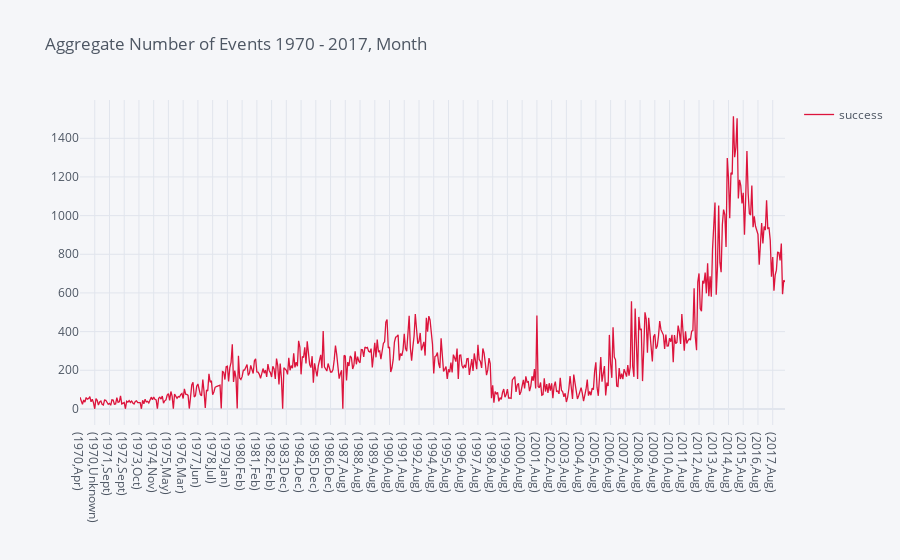

The notebook cell this image was saved under:
### Code cell
title = 'Aggregate Number of Events 1970 - 2017, Month'
plot_type = 'line'
data.groupby(['iyear','month'])[['success']].sum().iplot(kind=plot_type,color='crimson',legend=True,title=title)

### Figure 1 — Plotly figure (JSON) as saved in the notebook; plotly's stock layout.template omitted (floating-point values rounded to 4 significant figures; data arrays with more than 128 entries replaced by an {"elided": "..."} marker saying what was removed)
{"data": [{"line": {"color": "rgba(220, 20, 60, 1.0)", "dash": "solid", "shape": "linear", "width": 1.3}, "mode": "lines", "name": "success", "text": "", "type": "scatter", "x": {"elided": "575 str values"}, "y": {"elided": "575 int values"}}], "layout": {"legend": {"bgcolor": "#F5F6F9", "font": {"color": "#4D5663"}}, "paper_bgcolor": "#F5F6F9", "plot_bgcolor": "#F5F6F9", "showlegend": true, "title": {"font": {"color": "#4D5663"}, "text": "Aggregate Number of Events 1970 - 2017, Month"}, "xaxis": {"gridcolor": "#E1E5ED", "showgrid": true, "tickfont": {"color": "#4D5663"}, "title": {"font": {"color": "#4D5663"}, "text": ""}, "zerolinecolor": "#E1E5ED"}, "yaxis": {"gridcolor": "#E1E5ED", "showgrid": true, "tickfont": {"color": "#4D5663"}, "title": {"font": {"color": "#4D5663"}, "text": ""}, "zerolinecolor": "#E1E5ED"}}}
